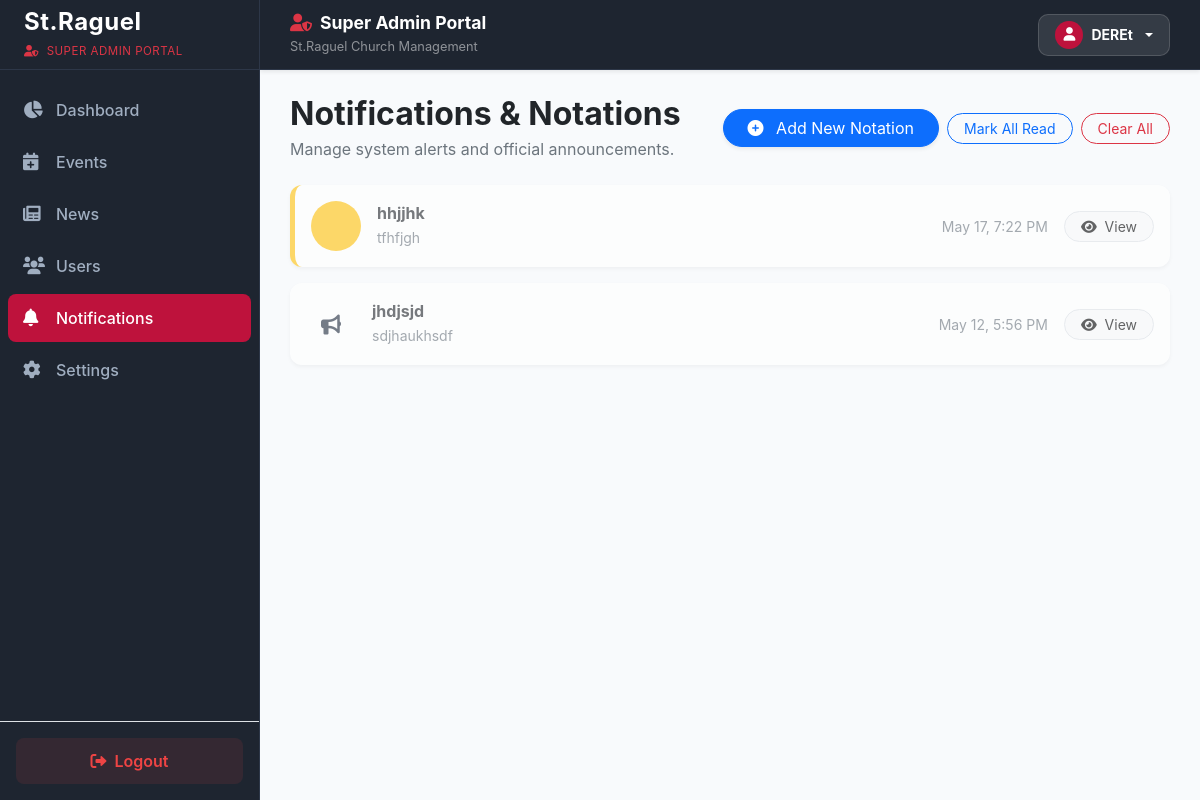
Screenshot of /Super_Admin/admin-notifications.php (signed in) with the database file from the repository.
### tables this page shows
CREATE TABLE `users` (
  `id` int(11) NOT NULL,
  `first_name` varchar(50) NOT NULL,
  `last_name` varchar(50) NOT NULL,
  `email` varchar(100) NOT NULL,
  `password` varchar(255) NOT NULL,
  `role` enum('Admin','Editor','Super Admin') DEFAULT 'Admin',
  `photo` varchar(255) DEFAULT 'default_avatar.png',
  `status` enum('active','inactive') DEFAULT 'active',
  `last_seen` datetime DEFAULT NULL,
  `created_at` timestamp NOT NULL DEFAULT current_timestamp(),
  `category` varchar(255) NOT NULL DEFAULT 'None'
);

CREATE TABLE `notifications` (
  `id` int(11) NOT NULL,
  `title` varchar(255) NOT NULL,
  `message` text NOT NULL,
  `type` enum('primary','success','warning','danger') DEFAULT 'primary',
  `icon` varchar(50) DEFAULT 'fa-bell',
  `status` enum('unread','read') DEFAULT 'unread',
  `created_at` timestamp NOT NULL DEFAULT current_timestamp()
);

### Super_Admin/admin-notifications.php (the view, shortened to what this page needs)
<?php
include 'include/conn.php';
$result = mysqli_query($conn, "SELECT * FROM notifications ORDER BY created_at DESC");
include 'include/header.php';
?>
<div class="content-wrapper-custom">
    <div class="d-flex justify-content-between align-items-center mb-4">
        <div>
            <h2 class="fw-bold text-dark mb-1">Notifications & Notations</h2>
            <p class="text-muted mb-0">Manage system alerts and official announcements.</p>
        </div>
        <div class="d-flex align-items-center gap-2">
            <button type="button" class="btn btn-primary shadow-sm rounded-pill px-4" data-bs-toggle="modal" data-bs-target="#addNotificationModal" style="background-color: #0d6efd; border-color: #0d6efd;">
                <i class="fas fa-plus-circle me-2"></i> Add New Notation
            </button>
            <form method="POST" class="m-0">
                <button type="submit" name="mark_read" class="btn btn-outline-primary btn-sm rounded-pill px-3">Mark All Read</button>
            </form>
            <form method="POST" class="m-0">
                <button type="submit" name="clear_all" class="btn btn-outline-danger btn-sm rounded-pill px-3" onclick="return confirm('ደውል! ሁሉንም ማጥፋት ትፈልጋለህ?')">Clear All</button>
            </form>
        </div>
    </div>
    <div class="row">
        <div class="col-12">
            <?php if ($result && mysqli_num_rows($result) > 0): ?>
                <?php while($row = mysqli_fetch_assoc($result)):
                    $type = $row['type'] ?? 'primary';
                    $border_class = 'border-left-' . $type;
                ?>
                    <div class="card mb-3 border-0 shadow-sm <?php echo $border_class; ?>" style="border-radius: 12px; <?php echo ($row['status'] == 'read') ? 'opacity: 0.6;' : ''; ?>">
                        <div class="card-body d-flex align-items-center justify-content-between">
                            <div class="d-flex align-items-center flex-grow-1">
                                <div class="rounded-circle bg-<?php echo $type; ?> bg-opacity-10 text-<?php echo $type; ?> p-3 me-3 d-flex align-items-center justify-content-center" style="width: 50px; height: 50px;">
                                    <i class="fas <?php echo htmlspecialchars($row['icon'] ?? 'fa-bell'); ?> fa-lg"></i>
                                </div>
                                <div class="flex-grow-1">
                                    <div class="d-flex align-items-center gap-2 mb-1">
                                        <h6 class="fw-bold mb-0 text-dark">
                                            <?php echo htmlspecialchars($row['title']); ?>
                                        </h6>
                                    </div>
                                    <p class="mb-0 text-muted small text-truncate" style="max-width: 700px;">
                                        <?php echo htmlspecialchars($row['message']); ?>
                                    </p>
                                </div>
                            </div>
                            <div class="d-flex align-items-center gap-3 ms-4">
                                <small class="text-muted small text-nowrap"><?php echo isset($row['created_at']) ? date('M d, g:i A', strtotime($row['created_at'])) : ''; ?></small>
                                <a href="read_notation.php?id=<?php echo $row['id']; ?>" class="btn btn-light btn-sm rounded-pill px-3 border text-nowrap">
                                    <i class="fas fa-eye me-1"></i> View
                                </a>
                            </div>
                        </div>
                    </div>
                <?php endwhile; ?>
            <?php endif; ?>
        </div>
    </div>
</div>
</main>
</body>
</html>

### Super_Admin/include/header.php (shortened to what this page needs)
<?php
include 'include/conn.php';
$sql = "SELECT * FROM `users` WHERE id = ?";
$stmt = $conn->prepare($sql);
$stmt->bind_param("i", $_SESSION['user_id']);
$stmt->execute();
$db_user = $stmt->get_result()->fetch_assoc();
$user_name = $db_user['first_name'] ?? ($_SESSION['user_name'] ?? ($_SESSION['user_email'] ?? 'Super Admin'));
$current_page = basename($_SERVER['PHP_SELF']);
?>
<!doctype html>
<html lang="en">
<head>
    <link href="https://cdn.jsdelivr.net/npm/bootstrap@5.0.2/dist/css/bootstrap.min.css" rel="stylesheet">
    <link rel="stylesheet" href="https://cdnjs.cloudflare.com/ajax/libs/font-awesome/6.0.0/css/all.min.css" />
</head>
<body>
<header class="super-admin-header text-white">
  <div class="d-flex align-items-center">
    <div class="d-none d-md-block">
        <h5 class="fw-bold mb-0 d-flex align-items-center gap-2" style="font-size: 1.1rem;">
          <i class="fas fa-user-shield text-danger"></i> Super Admin Portal
        </h5>
        <small class="text-white-50" style="font-size: 0.8rem;">St.Raguel Church Management</small>
    </div>
  </div>
  <div class="dropdown header-profile-dropdown">
    <button class="btn profile-btn dropdown-toggle d-flex align-items-center gap-2" type="button" data-bs-toggle="dropdown" aria-expanded="false">
      <div class="rounded-circle d-flex align-items-center justify-content-center" style="width: 28px; height: 28px; background-color: #be123c; color: #fff; font-size: 0.85rem;">
          <i class="fas fa-user"></i>
      </div>
      <span class="small fw-bold"><?= htmlspecialchars($user_name) ?></span>
    </button>
  </div>
</header>
<nav id="sidebar" class="d-flex flex-column">
    <div class="p-4 brand-wrapper d-flex justify-content-between align-items-center">
        <div>
            <h4 class="fw-bold text-white mb-0" style="letter-spacing: 0.5px;">St.Raguel</h4>
            <small class="text-danger fw-semibold" style="font-size: 0.72rem; letter-spacing: 0.5px; text-transform: uppercase;">
                <i class="fas fa-user-shield me-1"></i> Super Admin Portal
            </small>
        </div>
    </div>
    <ul class="nav flex-column mb-auto px-2 mt-3" style="list-style: none; padding-left: 0;">
        <li class="nav-item mb-1">
            <a href="admin.php" class="nav-link <?= ($current_page == 'admin.php') ? 'active' : ''; ?>">
                <i class="fas fa-chart-pie me-2"></i> Dashboard
            </a>
        </li>
        <li class="nav-item mb-1">
            <a href="admin-events.php" class="nav-link <?= ($current_page == 'admin-events.php') ? 'active' : ''; ?>">
                <i class="fas fa-calendar-plus me-2"></i> Events
            </a>
        </li>
        <li class="nav-item mb-1">
            <a href="admin-news.php" class="nav-link <?= ($current_page == 'admin-news.php') ? 'active' : ''; ?>">
                <i class="fas fa-newspaper me-2"></i> News
            </a>
        </li>
        <li class="nav-item mb-1">
            <a href="admin-users.php" class="nav-link <?= ($current_page == 'active' && $current_page == 'admin-users.php') ? 'active' : ''; ?>">
                <i class="fas fa-users me-2"></i> Users
            </a>
        </li>
        <li class="nav-item mb-1">
            <a href="admin-notifications.php" class="nav-link <?= ($current_page == 'admin-notifications.php') ? 'active' : ''; ?>">
                <i class="fas fa-bell me-2"></i> Notifications
            </a>
        </li>
        <li class="nav-item mb-1">
            <a href="admin-settings.php" class="nav-link <?= ($current_page == 'admin-settings.php') ? 'active' : ''; ?>">
                <i class="fas fa-cog me-2"></i> Settings
            </a>
        </li>
    </ul>
    <div class="p-3 border-top border-secondary-subtle">
        <a href="../logout.php" class="btn btn-logout w-100 d-flex align-items-center justify-content-center gap-2">
            <i class="fas fa-sign-out-alt"></i> Logout
        </a>
    </div>
</nav>
<main class="super-main-wrapper">

### Super_Admin/include/header.php (style rules this page uses)
:root { --sidebar-width: 260px; --header-height: 70px; --primary-color: #be123c; --bg-dark-slate: #1e2530; --text-main: #1e293b; --bg-light: #f8fafc; }
body { background-color: var(--bg-light); color: var(--text-main); font-family: 'Inter', sans-serif; margin: 0; padding: 0; box-sizing: border-box; }
.super-admin-header { background: var(--bg-dark-slate) !important; padding: 0 30px !important; height: var(--header-height) !important; border-bottom: 1px solid #2d3748 !important; position: fixed !important; top: 0 !important; right: 0 !important; left: var(--sidebar-width) !important; width: calc(100% - var(--sidebar-width)) !important; z-index: 999 !important; box-shadow: 0 2px 4px rgba(0,0,0,0.08) !important; display: flex !important; justify-content: space-between !important; align-items: center !important; }
.super-main-wrapper { margin-left: var(--sidebar-width) !important; padding-top: calc(var(--header-height) + 25px) !important; padding-left: 30px !important; padding-right: 30px !important; padding-bottom: 40px !important; position: relative !important; z-index: 1 !important; min-height: 100vh; }
#sidebar { width: var(--sidebar-width) !important; min-width: var(--sidebar-width) !important; max-width: var(--sidebar-width) !important; background: var(--bg-dark-slate) !important; color: #ffffff !important; height: 100vh !important; position: fixed !important; left: 0 !important; top: 0 !important; z-index: 1000 !important; border-right: 1px solid #2d3748 !important; margin: 0 !important; padding: 0 !important; display: flex; flex-direction: column; }
.brand-wrapper { border-bottom: 1px solid #2d3748; height: var(--header-height); display: flex; align-items: center; padding: 0 20px; }
#sidebar .nav-link { color: #a0aec0; padding: 12px 15px; border-radius: 8px; font-weight: 500; transition: all 0.2s ease; display: flex; align-items: center; text-decoration: none; }
#sidebar .nav-link i { width: 25px; font-size: 1.1rem; }
#sidebar .nav-link:hover, #sidebar .nav-link.active { color: #ffffff !important; background: var(--primary-color) !important; }
.header-profile-dropdown { position: relative !important; }
.profile-btn { background: rgba(255, 255, 255, 0.1) !important; border: 1px solid rgba(255, 255, 255, 0.15) !important; padding: 6px 16px !important; border-radius: 10px !important; color: #ffffff !important; display: flex; align-items: center; gap: 10px; }
.btn-logout { background: rgba(239, 68, 68, 0.1); color: #ef4444; border: 1px solid transparent; padding: 10px; border-radius: 8px; font-weight: 600; text-decoration: none; transition: 0.2s; }

### Super_Admin/admin-notifications.php (style rules this page uses)
body { background-color: #f8fafc; }
.border-left-warning { border-left: 5px solid #ffc107 !important; }
.content-wrapper-custom { margin: 0 !important; padding: 0 !important; }

### rows the page displays
users: first_name "DEREt"
notifications: title "hhjjhk", message "tfhfjgh", created_at "May 17, 7:22 PM"
notifications: title "jhdjsjd", message "sdjhaukhsdf", created_at "May 12, 5:56 PM"
